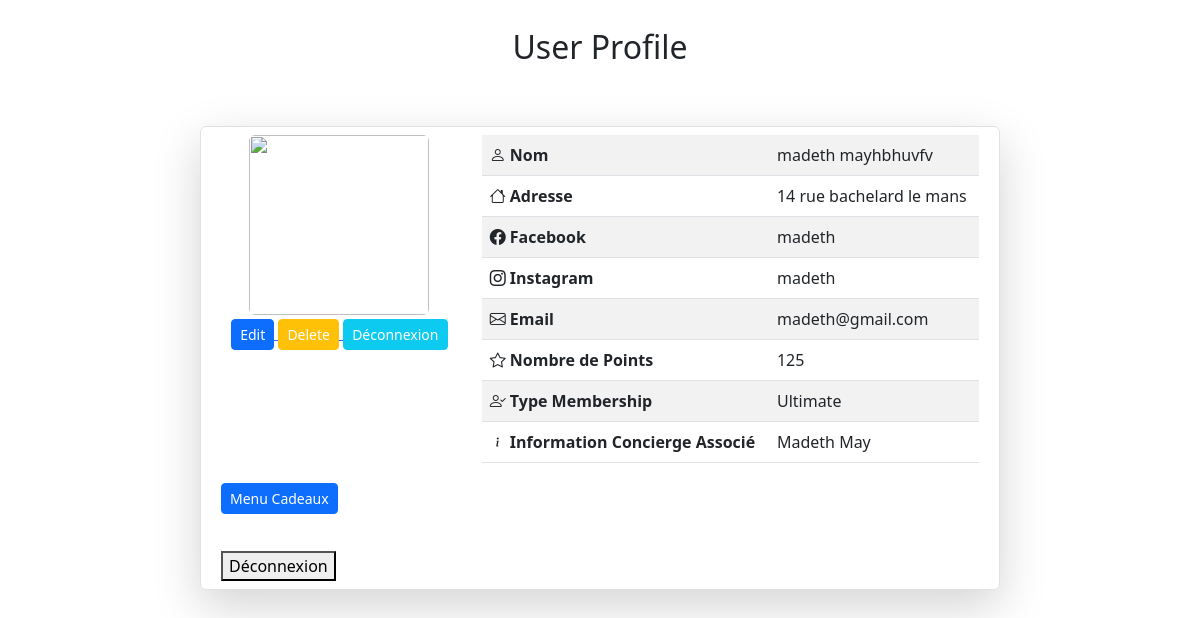
The page /profile.php (signed in) on the database its author committed.
### tables this page shows
CREATE TABLE IF NOT EXISTS `client` (
  `code_client` int UNSIGNED NOT NULL AUTO_INCREMENT,
  `nom_client` varchar(255) NOT NULL,
  `adresse_client` varchar(255) NOT NULL,
  `facebook_client` varchar(255) NOT NULL,
  `instagram_client` varchar(255) NOT NULL,
  `email_client` varchar(255) NOT NULL,
  `password` varchar(255) NOT NULL,
  `role` varchar(50) NOT NULL DEFAULT 'user',
  PRIMARY KEY (`code_client`)
);

CREATE TABLE IF NOT EXISTS `points` (
  `id_points` int NOT NULL AUTO_INCREMENT,
  `nombre_points` int NOT NULL,
  `date_expiration` date NOT NULL,
  `id_avec_points` int NOT NULL,
  `code_client` varchar(255) NOT NULL,
  `id_membership` int NOT NULL,
  `id_concierge` int NOT NULL,
  `gift_id` int NOT NULL,
  PRIMARY KEY (`id_points`),
  KEY `id_avec_points` (`id_avec_points`),
  KEY `fk_points_client` (`code_client`),
  KEY `fk_points_membership` (`id_membership`),
  KEY `id_concierge` (`id_concierge`),
  KEY `points_ibfk_1` (`gift_id`)
);

CREATE TABLE IF NOT EXISTS `membership` (
  `id_membership` int NOT NULL AUTO_INCREMENT,
  `type_membership` varchar(255) NOT NULL,
  PRIMARY KEY (`id_membership`)
);

CREATE TABLE IF NOT EXISTS `concierge` (
  `id_concierge` int NOT NULL AUTO_INCREMENT,
  `nom_concierge` varchar(255) NOT NULL,
  PRIMARY KEY (`id_concierge`)
);

### profile.php (the view, shortened to what this page needs)
<?php
include_once('connexiondb.php');
$code_client = $_SESSION["code_client"];
$query = "SELECT * FROM `Client` WHERE `code_client` = '$code_client'";
$query_points = "SELECT * FROM `Points` WHERE `code_client` = '$code_client'";
$query_membership = "SELECT Points.*, Membership.type_membership
                            FROM `Points`
                            INNER JOIN `Membership`
                            ON Points.id_membership = Membership.id_membership
                            WHERE Points.`code_client` = $code_client";
$query_concierge = "SELECT Points.*, Concierge.nom_concierge
                            FROM `Points`
                            INNER JOIN `Concierge`
                            ON Points.id_concierge = Concierge.id_concierge
                            WHERE Points.`code_client` = $code_client";
$result = mysqli_query($your_db_connection, $query);
$result_points = mysqli_query($your_db_connection, $query_points);
$result_membership = mysqli_query($your_db_connection, $query_membership);
$result_concierge = mysqli_query($your_db_connection, $query_concierge);
if ($result) {
    $client_data = mysqli_fetch_assoc($result);
    $points_data = mysqli_fetch_assoc($result_points);
    $current_points = $points_data["nombre_points"];
    $membership_data = mysqli_fetch_assoc($result_membership);
    $membership_status = $membership_data["type_membership"];
    $concierge_data = mysqli_fetch_assoc($result_concierge);
    $concierge_status = $concierge_data["nom_concierge"];
} else {
    echo "Error fetching client profile: " . mysqli_error($your_db_connection);
    exit();
}
?>
<!DOCTYPE html>
<html lang="en">
<head>
    <link rel="stylesheet" type="text/css" href="./css/bootstrap.min.css">
    <link rel="stylesheet" type="text/css" href="./css/bootstrap-icons.css">
</head>
<body>
<br>
<div class="text-center p-1"><h2 >User Profile</h2></div>
<?php if (!empty($client_data)): ?>
<div class="row col-lg-8 border rounded mx-auto mt-5 p-2 shadow-lg">
    <div class="col-md-4 text-center">
        <img src="https://i.imgur.com/dM5kdmN.jpg" class="img-fluid rounded" style="width: 180px;height:180px;object-fit: cover;">
        <div>
                <a href="edit_profile.php">
                    <button class="mx-auto m-1 btn-sm btn btn-primary">Edit</button>
                </a>
                <a href="profile-delete.php">
                    <button class="mx-auto m-1 btn-sm btn btn-warning text-white">Delete</button>
                </a>
                <a href="deconnexion.php">
                    <button class="mx-auto m-1 btn-sm btn btn-info text-white">Déconnexion</button>
                </a>
        </div>
    </div>
<div class="col-md-8">
    <table class="table table-striped">
        <tr><th><i class="bi bi-person"></i> Nom</th><td><?php echo $client_data["nom_client"]; ?></td></tr>
        <tr><th><i class="bi bi-house"></i> Adresse</th><td><?php echo $client_data["adresse_client"]; ?></td></tr>
        <tr><th><i class="bi bi-facebook"></i> Facebook</th><td><?php echo $client_data["facebook_client"]; ?></td></tr>
        <tr><th><i class="bi bi-instagram"></i> Instagram</th><td><?php echo $client_data["instagram_client"]; ?></td></tr>
        <tr><th><i class="bi bi-envelope"></i> Email</th><td><?php echo $client_data["email_client"]; ?></td></tr>
        <tr><th><i class="bi bi-star"></i> Nombre de Points</th><td><?php echo $current_points; ?></td></tr>
        <tr><th><i class="bi bi-person-check"></i> Type Membership</th><td><?php echo $membership_status; ?></td></tr>
        <tr><th><i class="bi bi-info"></i> Information Concierge Associé</th><td><?php echo $concierge_status; ?></td></tr>
    </table>
</div>
    <?php else: ?>
        <div class="text-center alert alert-danger">Client profile not found</div>
    <?php endif; ?>
    <a href="echangepoints.php">
        <button class="mx-auto m-1 btn-sm btn btn-primary">Menu Cadeaux</button>
    </a>
<br>
<br> </br>
<form method="post" action="deconnexion.php">
    <button type="submit">Déconnexion</button>
</form>
</body>
</html>

### rows shown on the page
client: nom_client "madeth mayhbhuvfv", adresse_client "14 rue bachelard le mans", facebook_client "madeth", instagram_client "madeth", email_client "madeth@gmail.com"
points: nombre_points "125", id_membership.type_membership "Ultimate", id_concierge.nom_concierge "Madeth May"
